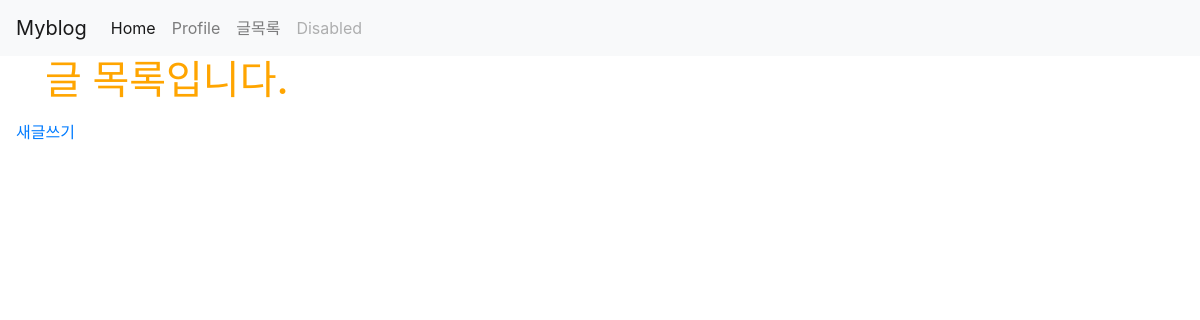
/posts/, run on an earlier commit of the app's database.
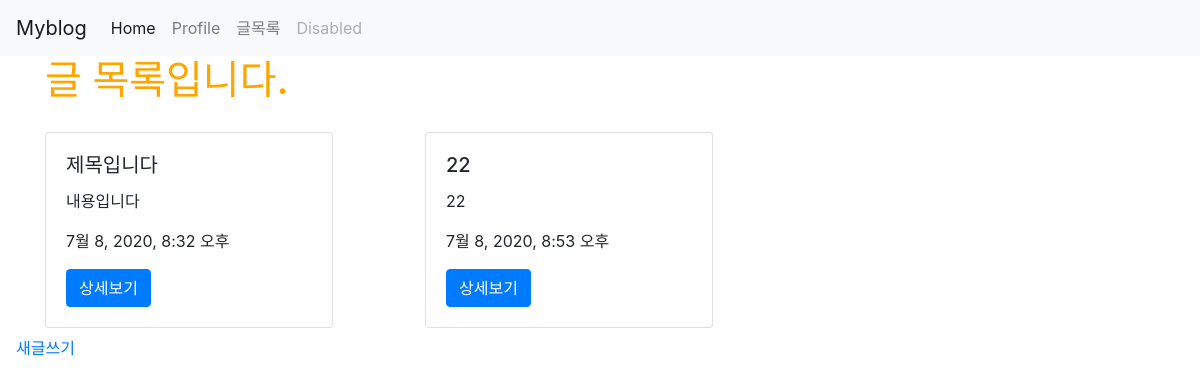
And on a later commit of the database.
### posts/models.py (models this page shows)
class Post(models.Model):
    title = models.CharField(max_length=50, null=False)
    content = models.TextField()
    view_count = models.IntegerField(default = 0)
    created_at = models.DateTimeField(auto_now_add = True)
    updated_at = models.DateTimeField(auto_now = True)
    image = models.ImageField(upload_to='images/', null=True)

### posts/views.py (the view)
# urls.py: path('', views.main, name="main"),
def main(request):
    posts = Post.objects.all()
    return render(request, 'posts/main.html', {'posts': posts})

### posts/templates/posts/main.html
{% extends 'base.html' %}
{% load static %}
{% block content %}
<div class="container">
    <h1>글 목록입니다.</h1>
    <div class="row">
        {% for post in posts %}
        <div class="col-md-4 col-12">
            <div class="card" style="width: 18rem; margin-top: 20px;">
                <div class="card-body">
                    <h5 class="card-title">{{ post.title }}</h5>
                    <p class="card-text">{{ post.content }}</p>
                    <p>{{ post.created_at }}</p>
                    <a href="{% url 'posts:show' post.pk %}" class="btn btn-primary">상세보기</a>
                </div>
            </div>
        </div>
        {% endfor %}
    </div>
</div>
<a class="nav-link" href="{% url 'posts:new' %}">새글쓰기</a>
{% endblock %}

What changed in the data, as far as the page shows it:
added Post: title "제목입니다", content "내용입니다", created_at "7월 8, 2020, 8:32 오후"
added Post: title "22", content "22", created_at "7월 8, 2020, 8:53 오후"
